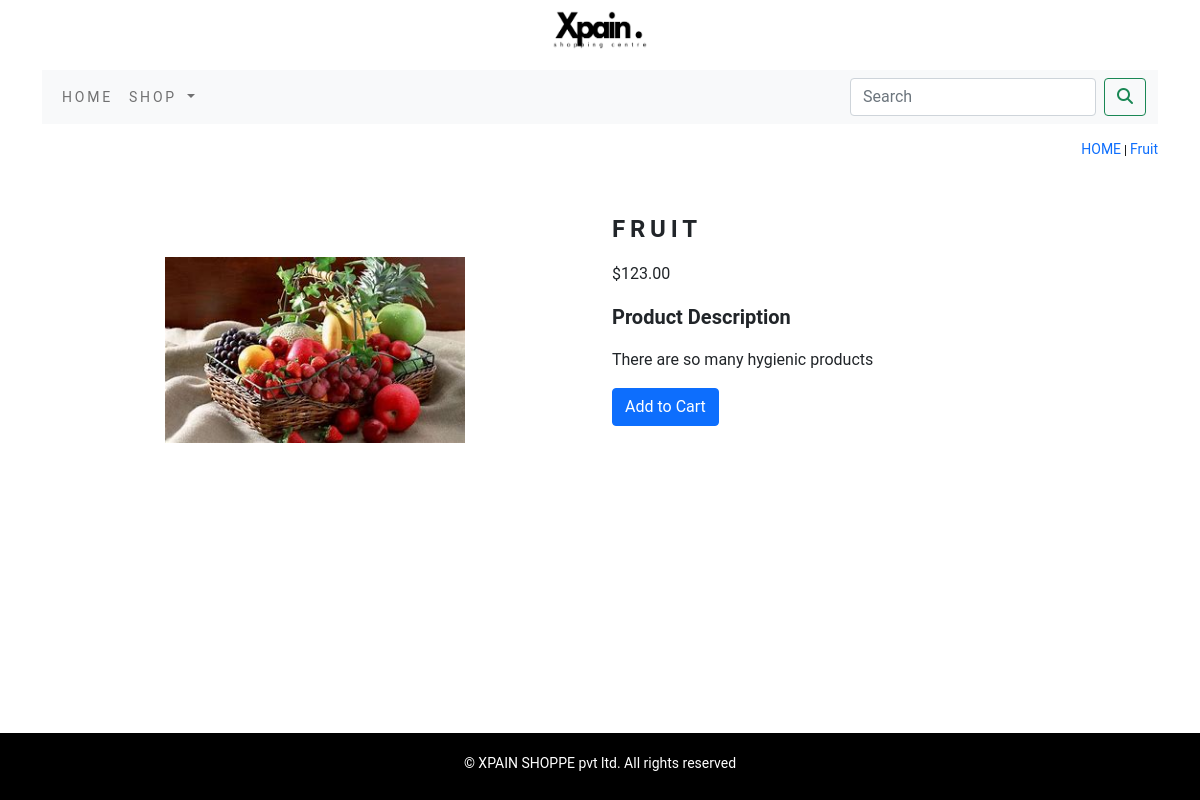
Screenshot of /ecommerceapp/fruits/fruits-and-fr/ with the database file from the repository.
### ecommerceapp/models.py (models this page shows, shortened)
class Product(models.Model):
    name = models.CharField(max_length=250,unique=True)
    slug = models.SlugField(max_length=250,unique=True)
    description = models.TextField(blank=True)
    price = models.DecimalField(max_digits=10,decimal_places=2)
    category = models.ForeignKey(Category,on_delete=models.CASCADE)
    image = models.ImageField(upload_to='product',blank=True)
    stock = models.IntegerField()
    available = models.BooleanField(default=True)
    created = models.DateTimeField(auto_now_add=True)
    updated = models.DateTimeField(auto_now=True)
    class Meta:
        ordering = ('name',)
        verbose_name = 'product'
        verbose_name_plural = 'products'

### ecommerceapp/views.py (the view)
# urls.py: path('<slug:c_slug>/<slug:product_slug>/',views.prodDetail,name='prodCatDetail')
def prodDetail(request,c_slug,product_slug):
    try:
        product = Product.objects.get(category__slug=c_slug,slug=product_slug)
    except Exception as e:
        raise e
    return render(request,'product.html',{'product':product})

### cart_app/context_processors.py (called while the page is built)
def counter(request):
    item_count = 0
    if 'admin' in request.path:
        return {}
    else:
        try:
            cart = Cart.objects.filter(cart_id=_cart_id(request))
            cart_items = CartItem.objects.all().filter(cart=cart[:1])
            for cart_item in cart_items:
                item_count +=cart_item.quantity
        except Cart.DoesNotExist:
            item_count = 0
    return dict(item_count=item_count)

### cart_app/views.py (called while the page is built)
def _cart_id(request):
    cart = request.session.session_key
    if not cart:
        cart = request.session.create()
    return cart

### ecommerceapp/context_processors.py (called while the page is built)
def menu_links(request):
    links = Category.objects.all()
    return dict(links = links)

### ecommerceapp/models.py (called while the page is built)
    def get_url(self):
        return reverse('ecommerceapp:products_by_category',args=[self.slug])

    def __str__(self):
        return '{}'.format(self.name)

### templates/product.html (shortened to what this page needs)
{% extends 'base.html' %}
{% load static %}
{% block content %}
    <div class="row my_prod_row_class">
        <div class="mx-auto" style="text-align: end">
            <p><a href="{% url 'ecommerceapp:allProdCat' %}" style="text-decoration: none;font-size: 14px">HOME</a> | <a href="{{ product.category }}" style="text-decoration: none;font-size: 14px" >{{ product.name }}</a>  </p>
        </div>
    <div class="container">
    <br>
    <div class="row">
        <div class="col-12 col-sm-12 col-md-12 col-lg-6 text-center">
            <div style="min-width: 18rem">
                <img src="{{ product.image.url }}" alt="{{ product.name }}" width="300px" height="300px" style="object-fit: contain">
            </div>
    </div>
            <div class="col-12 col-sm-12 col-md-12 col-lg-6 ">
            <div>
                <h1 class="my_prod_title">{{ product.name }}</h1>
                <p>${{ product.price }}</p>
                <p style="font-size: 20px;font-weight: bold" >Product Description</p>
                <p>{{ product.description }}</p>
                {% if product.stock <= 0 %}
                    <p class="text-justify prod_stock"><b>Out of Stock</b></p>
                {% else %}
                    <a class="btn btn-primary" href="{% url 'cart_app:add_cart' product.id %}">Add to Cart</a>
                {% endif %}
    </div>
            </div>
        </div>
    </div>
    </div>
    <br>
    <br>
    <br>
    <br>
    <br>
{% endblock %}

### static/css/custom.css (style rules this page uses)
body { font-family: 'Roboto', sans-serif; display: flex; flex-direction: column; min-height: 100vh; }
.my_prod_row_class { padding-top: 15px; padding-bottom: 25px; }
.my_prod_row_class .mx-auto { color: black; font-size: 12px; text-decoration: none; }
.my_prod_title { font-size: 24px; text-transform: uppercase; letter-spacing: .2em; padding-top: 15px; font-weight: bold; padding-bottom: 10px; }

### rows the page displays
Product: name "Fruit", image (picture), name "FRUIT", price "123.00", description "There are so many hygienic products"
